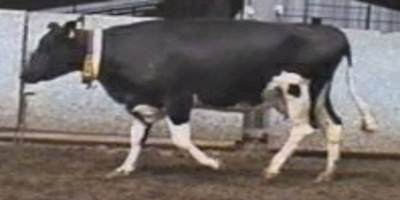
#> input picture datasets/cows/V00001.png, 400 x 200 px, found by its file name; its folder holds only this picture in this run
$ python metrics.py
#> lines starting #> are read from the running program, lines starting #| are printed output that depends on the picture
### visdatcompy/image_handler.py
import os
import cv2
import numpy as np
import pandas as pd
from PIL.ExifTags import TAGS
from PIL import Image as PIL_Image

from visdatcompy.utils import color_print


__all__ = ["Image", "Dataset"]


# ==================================================================================================================================
# |                                                          IMAGE HANDLER                                                         |
# ==================================================================================================================================


class Image(object):
    def __init__(self, image_path: str):
        self.path = image_path

        self.filename = os.path.basename(self.path)

    # [16 lines left out: function info, not called in this run]

    def read(self):
        image = cv2.imread(self.path)
#> image is the input picture: shape (200, 400, 3); mean B, G, R 104.7, 107.2, 114.3
        self.height, self.width, self.channel = image.shape
#> self.height = 200; self.width = 400; self.channel = 3

        if image is None:
            color_print("fail", "fail", f"Ошибка чтения изображения: {self.image_name}")

        return image

    def read_and_resize(self):
        """
        Читает изображение, уменьшает его размер и возвращает
        его в виде одномерного NumPy массива.

        Returns:
            - img_array: NumPy-массив открытого изображения.
        """
        self.read()

        rate = 600 / self.height
#> rate = 3
        new_width = int(self.width * rate)
#> new_width = 1200
        new_height = int(self.height * rate)
#> new_height = 600

        with PIL_Image.open(self.path) as image:
#> image: PIL image 400x200 RGB
            image_resized = image.resize((new_width, new_height))
            image_array = np.array(image_resized)

        return image_array.flatten()

    # [68 lines left out: functions visualize, get_exif_data, _read_flatten, _read_image_as_rgb, not called in this run]


# ==================================================================================================================================


class Dataset(object):
    def __init__(self, dataset_path: str):
        """
        Класс датасета, объект класса представляет собой датасет, состоящий из изображений
        внутри указанного пути.

        Parameters:
            - dataset_path: путь к датасету (или изобрежению для создания датасета с одним изображением).

        Attributes:
            - path: путь к датасету.
            - name: название датасета (имя папки).
            - images (list[Image]): список с объектами изображений (объектов класса Image).
            - image_generator: генератор для получения объектов изображений по одному.
            - image_count: кол-во найденных изображений в датасете.
        """

        try:
            self.path = dataset_path
            self.name = os.path.basename(self.path)

            self.images: list[Image]
            self.filenames, self.images = self._get_images()
            self.image_generator = self._image_generator()

            self.image_count = len(self.images)

        except Exception as e:
            color_print("fail", "fail", f"Ошибка: {e}")

    # [75 lines left out: functions info, get_image, delete_image, get_exif_data, not called in this run]

    def _get_images(self):
        filenames = []
        images = []

        if os.path.isdir(self.path):
            for image_name in os.listdir(self.path):
                image = Image(os.path.join(self.path, image_name))
                filenames.append(image.filename)
                images.append(image)

        elif os.path.isfile(self.path):
            image = Image(self.path)
            filenames.append(image.filename)
            images.append(image)

        return filenames, images

    # [10 lines left out: function _image_generator, not called in this run]


# ==================================================================================================================================


# [13 lines that do not run on import are left out]

### visdatcompy/utils.py
import os
import time
import sys
from colorama import Fore, Style, init

init()

__all__ = ["get_time", "color_print", "scan_directory"]

colors = {
    "none": "",
    "status": Fore.LIGHTMAGENTA_EX,
    "done": Fore.GREEN,
    "fail": Fore.RED,
    "warning": Fore.YELLOW,
    "log": Fore.LIGHTBLACK_EX,
    "create": Fore.CYAN,
}  # Цвета текста

style = Style.BRIGHT
reset = Style.RESET_ALL

stamps = {
    "none": "",
    "status": "[%] ",
    "done": "[V] ",
    "fail": "[X] ",
    "warning": "[!] ",
    "log": "[$] ",
    "create": "[+] ",
}  # Штампы вывода

images = []

# ==================================================================================================================================
# |                                                            UTILS                                                               |
# ==================================================================================================================================


# [21 lines left out: function get_time, not called in this run]


# ==================================================================================================================================


def color_print(stamp: str, color: str, message: str, newline: bool = True) -> None:
    """
    Функция для красивого вывода в консоль.

    Parameters:
        - stamp (str): штамп для определения вида сообщения
        - color (str): цвет текста сообщения
        - message (str): текст сообщения
        - newline (bool): флаг, определяющий, нужно ли добавлять переход на новую строку

    Returns:
        - None

    Stamps:
        - "none": пустой штамп
        - "status": [%]
        - "done": [V]
        - "fail": [X]
        - "warning": [!]
        - "log": [$]
        - "create": [+]

    Colors:
        - "none": обычный белый цвет
        - "status": светло-пурпурный цвет
        - "done": зеленый цвет
        - "fail": красный цвет
        - "warning": желтый цвет
        - "log": светло-черный цвет
        - "create": голубой цвет

    Libraries:
        - colorama, установка: "pip install colorama"
    """

    to_new_line = "\n" if newline else " "

    sys.stdout.write(
        f"{to_new_line}{style}{colors[color]}{stamps[stamp]}{message}{reset}"
    )


# ==================================================================================================================================


# [25 lines left out: function scan_directory, not called in this run]


# ==================================================================================================================================


# Проверка на скорость выполнения функции для сканирования директории
# [2 lines that do not run on import are left out]

### visdatcompy/metrics.py
import numpy as np
import pandas as pd
from functools import partial
from matplotlib import pyplot as plt
from concurrent.futures import ThreadPoolExecutor
from sklearn.metrics import mean_squared_error as mse_sklearn
from skimage.metrics import normalized_root_mse as nrmse_skimage
from skimage.metrics import structural_similarity as ssim_skimage
from skimage.metrics import peak_signal_noise_ratio as psnr_skimage
from sklearn.metrics import mean_absolute_error as mae_skimage
from skimage.metrics import normalized_mutual_information as nmi_skimage

from visdatcompy.image_handler import Dataset
from visdatcompy.utils import color_print


__all__ = ["Metrics"]


# ==================================================================================================================================
# |                                                              METRICS                                                           |
# ==================================================================================================================================

# FIXME: Убрать "RuntimeWarning" в common.metrics для метода PSNR.


class Metrics(object):
    """
    Класс для сравнения двух датасетов по метрикам.

    Parameters:
        - Dataset1 (Dataset): объект класса Dataset первого датасета.
        - Dataset2 (Dataset): объект класса Dataset второго датасета.
        - results_path (str): путь для сохранения файлов .csv с результатами.

    Метрики:
    --------
    | Метрика  | Диапазон значений | Описание                                        |
    | -------- | ----------------- | ----------------------------------------------- |
    | PixToPix | True/False        | Попиксельное сравнение двух изображений         |
    | MSE      | [0; ∞)            | Среднеквадратичная ошибка между изображениями   |
    | NRMSE    | [0, 1]            | Нормализованная среднеквадратическая ошибка     |
    | SSIM     | [-1;1]            | Структурное сходство изображений                |
    | PSNR     | (0; ∞)            | Отношение максимального значения сигнала к шуму |
    | MAE      | [0; ∞)            | Средняя абсолютная ошибка между изображениями   |
    | NMI      | [1;2]             | Нормализованный показатель взаимной информации  |

    Методы:
    -------
    - pix2pix(self, resize_images: bool = True, to_csv: bool = False, echo: bool = False) -> list[bool]
      Попиксельное сравнение двух изображений.
    - mse(self, resize_images: bool = True, to_csv: bool = False, echo: bool = False) -> list[float]
      Вычисляет среднеквадратичную ошибку между изображениями.
    - nrmse(self, resize_images: bool = True, to_csv: bool = False, echo: bool = False) -> list[float]
      Вычисляет нормализованную среднеквадратическую ошибку.
    - ssim(self, resize_images: bool = True, to_csv: bool = False, echo: bool = False) -> list[float]
      Вычисляет структурное сходство изображений.
    - psnr(self, resize_images: bool = True, to_csv: bool = False, echo: bool = False) -> list[float]
      Вычисляет отношение максимального значения сигнала к шуму.
    - mae(self, resize_images: bool = True, to_csv: bool = False, echo: bool = False) -> list[float]
      Вычисляет среднюю абсолютную ошибку между изображениями.
    - nmi(self, resize_images: bool = True, to_csv: bool = False, echo: bool = False) -> list[float]
      Вычисляет нормализованный показатель взаимной информации.
    """

    # [179 lines left out: functions __init__, pix2pix, mae, mse, nrmse, ssim and 5 more, not called in this run]
#> in _calculate, `value = metric_function( first_image.read_and_resize(), second_image.r..`: value = True

    def mae(
        self,
        resize_images: bool = True,
        to_csv: bool = False,
        echo: bool = False,
    ) -> list[float]:

        return self._calculate(mae_skimage, resize_images, to_csv, echo)

    def mse(
        self,
        resize_images: bool = True,
        to_csv: bool = False,
        echo: bool = False,
    ) -> list[float]:

        return self._calculate(mse_sklearn, resize_images, to_csv, echo)

    def nrmse(
        self,
        resize_images: bool = True,
        to_csv: bool = False,
        echo: bool = False,
    ) -> list[float]:

        return self._calculate(nrmse_skimage, resize_images, to_csv, echo)

    def ssim(
        self,
        resize_images: bool = True,
        to_csv: bool = False,
        echo: bool = False,
    ) -> list[float]:

        ssim_partial = partial(ssim_skimage, win_size=3)
        ssim_partial.__name__ = "structural_similarity_index"

        return self._calculate(ssim_partial, resize_images, to_csv, echo)

    def psnr(
        self,
        resize_images: bool = True,
        to_csv: bool = False,
        echo: bool = False,
    ) -> list[float]:

        return self._calculate(psnr_skimage, resize_images, to_csv, echo)

    def nmi(
        self,
        resize_images: bool = True,
        to_csv: bool = False,
        echo: bool = False,
    ) -> list[float]:

        return self._calculate(nmi_skimage, resize_images, to_csv, echo)

    def _calculate(
        self,
        metric_function: object,
        resize_images: bool = True,
        to_csv: bool = False,
        echo: bool = False,
    ) -> list[list]:

        result_matrix = []

        with ThreadPoolExecutor() as executor:
            for first_image in self.Dataset1.images:

                row = []

                for second_image in self.Dataset2.images:
                    if echo:
                        color_print(
                            "log",
                            "log",
                            f"Сравниваем изображения: {first_image.filename} и {second_image.filename}.",
                        )

                    # Субмитим задачу в ThreadPoolExecutor
                    if resize_images:
                        value = metric_function(
                            first_image.read_and_resize(),
                            second_image.read_and_resize(),
                        )
                    else:
                        value = metric_function(
                            first_image._read_flatten(),
                            second_image._read_flatten(),
                        )

                    row.append(value)

                result_matrix.append(row)

        if to_csv:
            self.save(metric_function.__name__, result_matrix)

        return result_matrix

    def show(self, metric_values: list[list]) -> None:
        """
        Функция для отображения результата сравнения по метрике в виде тепловой матрицы.

        Parameters:
            - metric_values (list[list]): матрица сравнения по выбранной метрике.
            - filename (string): название файла для сохранения.
        """

        plt.imshow(metric_values, cmap="viridis", interpolation="nearest")
        plt.colorbar()
        plt.show()

    def save(self, filename: str, metric_values: list[list]) -> None:
        """
        Сохраняет матрицу с результатами сравнения по метрике в csv файл.

        Parameters:
            - filename (string): название файла .csv без расширения.
            - metric_values (list[list]): матрица сравнения по выбранной метрике.
        """
        columns = [image.filename for image in self.Dataset1.images]
        index = [image.filename for image in self.Dataset2.images]

        df = pd.DataFrame(metric_values, columns=columns, index=index)
        df.to_csv(rf"{self.results_path}/{filename}.csv")

    class RangeMask:
        def __init__(self, lower_bound=None, upper_bound=None):
            self.lower_bound = lower_bound
            self.upper_bound = upper_bound

        # [10 lines left out: function __call__, not called in this run]


# ==================================================================================================================================

if __name__ == "__main__":
    dataset1 = Dataset("datasets/cows")
    dataset2 = Dataset("datasets/cows")

    metrics = Metrics(dataset1, dataset2)

    color_print("log", "log", "Pixel 2 Pixel:")
    pix2pix_result = metrics.pix2pix(echo=True)
#> pix2pix_result = [[True]]
    metrics.show(pix2pix_result)
#> in show, `plt.show()`:
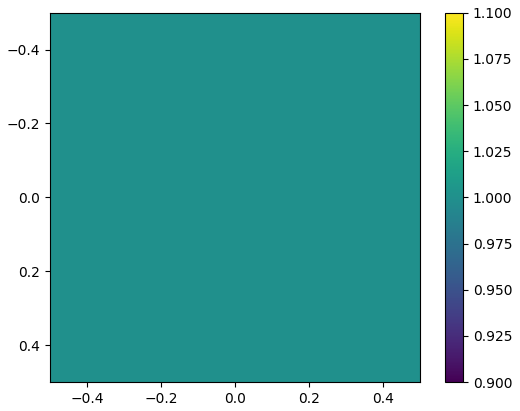
#> figure drawn by matplotlib, 2 panels

    # [23 lines of commented-out code are left out]
